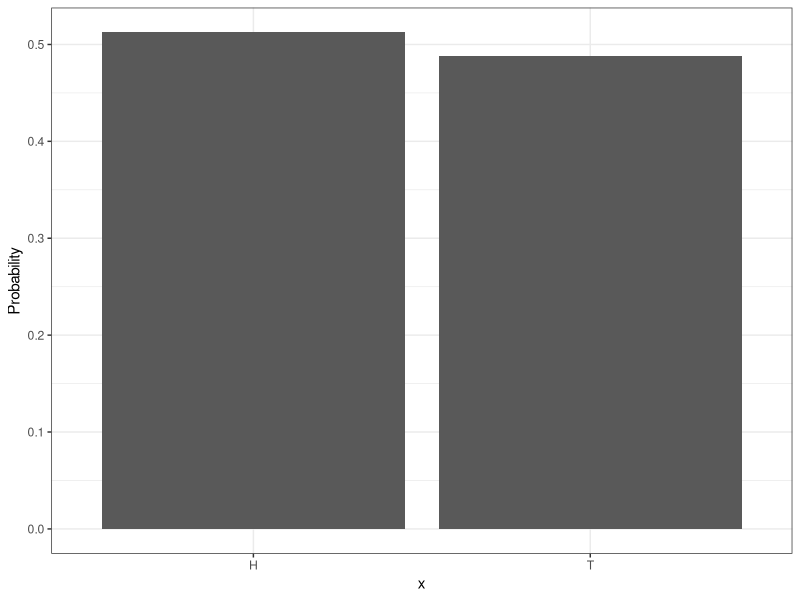
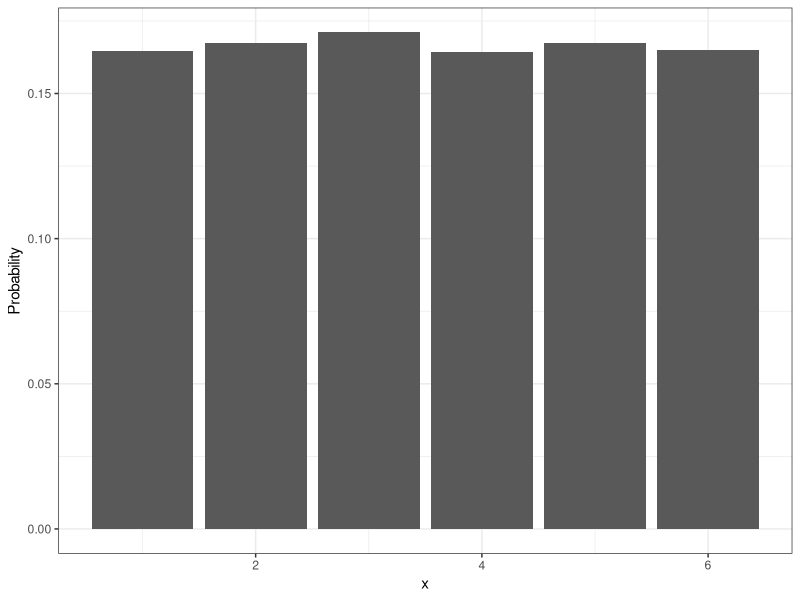
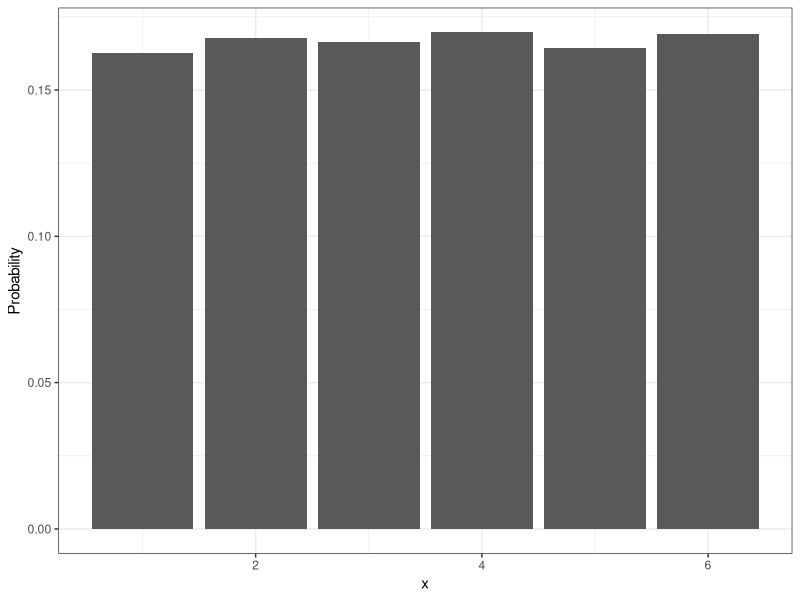
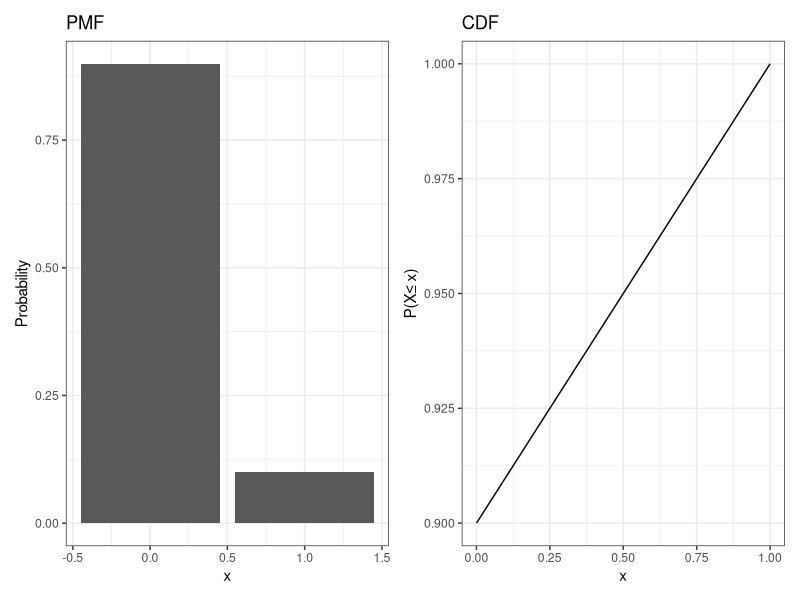
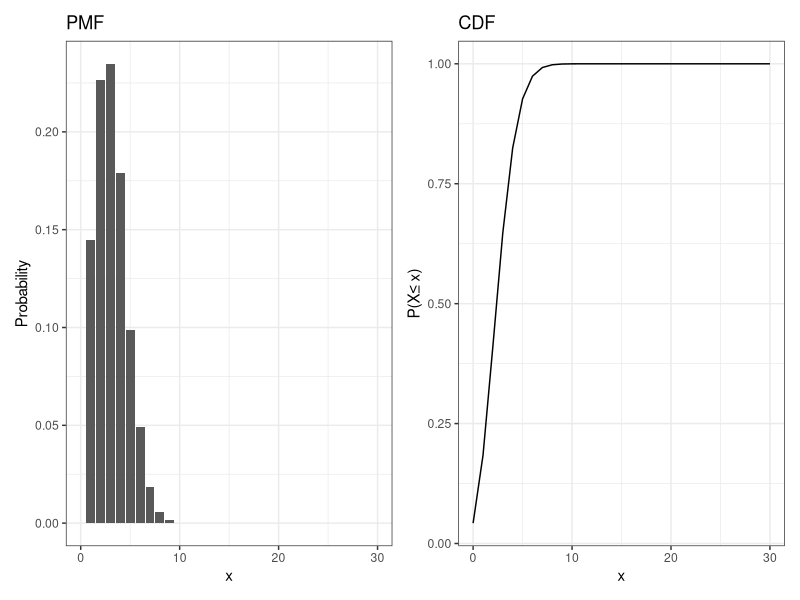
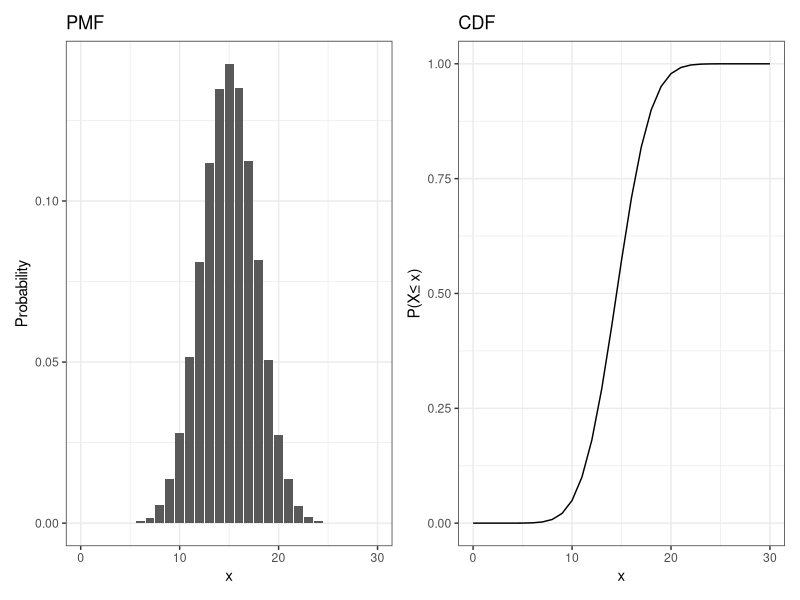
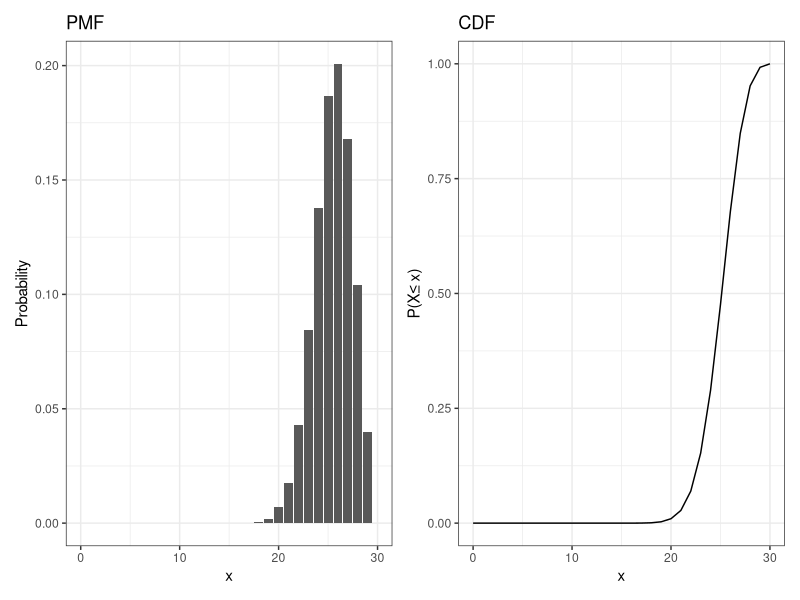
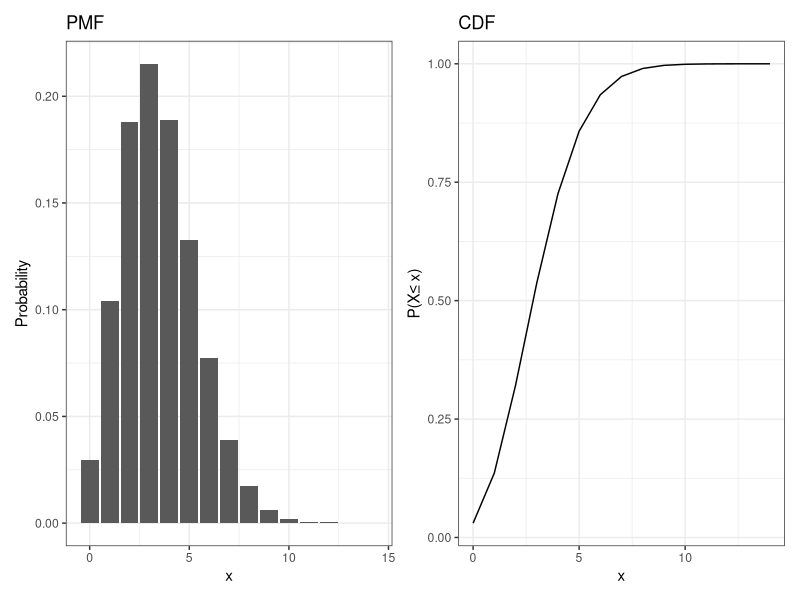

The R source for these figures, in order:
## ---- chunk 1
#| fig-align: center
library(tidyverse)
library(patchwork)
x <- sample(c("H", "T"), 5000, replace = T)
x |> tibble() |> 
ggplot(aes(x)) +
geom_bar(aes(y = (..count..)/sum(..count..))) + 
ylab("Probability") +
theme_bw()
## ---- chunk 2
#| fig-align: center
# library(tidyverse)
x <- sample(1:6, 50000, replace = T)
x |> tibble() |> 
ggplot(aes(x)) +
geom_bar(aes(y = (..count..)/sum(..count..))) + 
ylab("Probability") +
theme_bw()

## ---- chunk 3
#| fig-align: center
x <- sample(1:6, 50000, replace = T)
x |> tibble() |> 
ggplot(aes(x)) +
geom_bar(aes(y = (..count..)/sum(..count..))) + 
ylab("Probability") +
theme_bw()

## ---- chunk 4
p <- 0.1
x <- rbinom(50000, 1, p)
p1 <- x |> tibble() |> 
ggplot(aes(x)) +
geom_bar(aes(y = (..count..)/sum(..count..))) + 
ylab("Probability") +
ggtitle("PMF") +
theme_bw()
p2 <- 0:1 |> pbinom(1, p) |> tibble(x = 0:1, y = _) |> 
ggplot(aes(x,y)) +
geom_line() +
theme_bw() +
ggtitle("CDF") +
ylab(paste0("P(X","\u2264"," x)"))
p1 + p2
## ---- chunk 5
p <- 0.1
x <- rbinom(50000, 30, p)
p1 <- x |> tibble() |> 
ggplot(aes(x)) +
geom_bar(aes(y = (..count..)/sum(..count..))) + 
xlim(c(0,30)) +
ylab("Probability") +
ggtitle("PMF") +
theme_bw()
p2 <- 0:30 |> pbinom(30, p) |> tibble(x = 0:30, y = _) |> 
ggplot(aes(x,y)) +
geom_line() +
theme_bw() +
ggtitle("CDF") +
ylab(paste0("P(X","\u2264"," x)"))
p1 + p2
## ---- chunk 6
p <- 0.5
x <- rbinom(50000, 30, p)
p1 <- x |> tibble() |> 
ggplot(aes(x)) +
geom_bar(aes(y = (..count..)/sum(..count..))) + 
xlim(c(0,30)) +
ylab("Probability") +
ggtitle("PMF") +
theme_bw()
p2 <- 0:30 |> pbinom(30, p) |> tibble(x = 0:30, y = _) |> 
ggplot(aes(x,y)) +
geom_line() +
theme_bw() +
ggtitle("CDF") +
ylab(paste0("P(X","\u2264"," x)"))
p1 + p2
## ---- chunk 7
p <- 0.85
x <- rbinom(50000, 30, p)
p1 <- x |> tibble() |> 
ggplot(aes(x)) +
geom_bar(aes(y = (..count..)/sum(..count..))) + 
xlim(c(0,30)) +
ylab("Probability") +
ggtitle("PMF") +
theme_bw()
p2 <- 0:30 |> pbinom(30, p) |> tibble(x = 0:30, y = _) |> 
ggplot(aes(x,y)) +
geom_line() +
theme_bw() +
ggtitle("CDF") +
ylab(paste0("P(X","\u2264"," x)"))
p1 + p2
## ---- chunk 8
p <- 3.5
x <- rpois(50000, p)
p1 <- x |> tibble() |> 
ggplot(aes(x)) +
geom_bar(aes(y = (..count..)/sum(..count..))) + 
ylab("Probability") +
ggtitle("PMF") +
theme_bw()
p2 <- 0:max(x) |> ppois(p) |> tibble(x = 0:max(x), y = _) |> 
ggplot(aes(x,y)) +
geom_line() +
theme_bw() +
ggtitle("CDF") +
ylab(paste0("P(X","\u2264"," x)"))
p1 + p2
## ---- chunk 9
p <- 34.5
x <- rpois(50000, p)
p1 <- x |> tibble() |> 
ggplot(aes(x)) +
geom_bar(aes(y = (..count..)/sum(..count..))) + 
ylab("Probability") +
ggtitle("PMF") +
theme_bw()
p2 <- 0:max(x) |> ppois(p) |> tibble(x = 0:max(x), y = _) |> 
ggplot(aes(x,y)) +
geom_line() +
theme_bw() +
ggtitle("CDF") +
ylab(paste0("P(X","\u2264"," x)"))
p1 + p2
## ---- chunk 10
p <- 0.1
x <- rnbinom(50000, 11, p)
p1 <- x |> tibble() |> 
ggplot(aes(x)) +
geom_bar(aes(y = (..count..)/sum(..count..))) +
ylab("Probability") +
ggtitle("PMF") +
theme_bw()
p2 <- 0:max(x) |> pnbinom(11, p) |> tibble(x = 0:max(x), y = _) |> 
ggplot(aes(x,y)) +
geom_line() +
theme_bw() +
ggtitle("CDF") +
ylab(paste0("P(X","\u2264"," x)"))
p1 + p2
## ---- chunk 11
p <- 0.45
x <- rnbinom(50000, 11, p)
p1 <- x |> tibble() |> 
ggplot(aes(x)) +
geom_bar(aes(y = (..count..)/sum(..count..))) +
ylab("Probability") +
ggtitle("PMF") +
theme_bw()
p2 <- 0:max(x) |> pnbinom(11, p) |> tibble(x = 0:max(x), y = _) |> 
ggplot(aes(x,y)) +
geom_line() +
theme_bw() +
ggtitle("CDF") +
ylab(paste0("P(X","\u2264"," x)"))
p1 + p2
## ---- chunk 12
p <- 0.63
x <- rnbinom(50000, 11, p)
p1 <- x |> tibble() |> 
ggplot(aes(x)) +
geom_bar(aes(y = (..count..)/sum(..count..))) +
ylab("Probability") +
ggtitle("PMF") +
theme_bw()
p2 <- 0:max(x) |> pnbinom(11, p) |> tibble(x = 0:max(x), y = _) |> 
ggplot(aes(x,y)) +
geom_line() +
theme_bw() +
ggtitle("CDF") +
ylab(paste0("P(X","\u2264"," x)"))
p1 + p2
## ---- chunk 13
a <- 4
b <- 25
x <- seq(a, b, length.out = 1000)
p1 <- dunif(x, a, b) |> tibble(x = x, y = _) |> 
ggplot(aes(x, y)) +
geom_line() +
ylab("Density") +
ggtitle("PDF") +
theme_bw()
p2 <- punif(x, a, b) |> tibble(x = x, y = _) |> 
ggplot(aes(x,y)) +
geom_line() +
theme_bw() +
ggtitle("CDF") +
ylab(paste0("P(X","\u2264"," x)"))
p1 + p2
## ---- chunk 14
a <- 0
b <- 1
x <- seq(a, b, length.out = 1000)
p1 <- dunif(x, a, b) |> tibble(x = x, y = _) |> 
ggplot(aes(x, y)) +
geom_line() +
ylab("Density") +
ggtitle("PDF") +
theme_bw()
p2 <- punif(x, a, b) |> tibble(x = x, y = _) |> 
ggplot(aes(x,y)) +
geom_line() +
theme_bw() +
ggtitle("CDF") +
ylab(paste0("P(X","\u2264"," x)"))
p1 + p2
## ---- chunk 15
a <- 25
b <- 45
x <- seq(a, b, length.out = 1000)
p1 <- dnorm(x, 34, sqrt(5)) |> tibble(x = x, y = _) |> 
ggplot(aes(x, y)) +
geom_line() +
ylab("Density") +
ggtitle("PDF") +
theme_bw()
p2 <- pnorm(x, 34, sqrt(5)) |> tibble(x = x, y = _) |> 
ggplot(aes(x,y)) +
geom_line() +
theme_bw() +
ggtitle("CDF") +
ylab(paste0("P(X","\u2264"," x)"))
p1 + p2
## ---- chunk 16
a <- -20
b <- 4
x <- seq(a, b, length.out = 1000)
p1 <- dnorm(x, -8, sqrt(10)) |> tibble(x = x, y = _) |> 
ggplot(aes(x, y)) +
geom_line() +
ylab("Density") +
ggtitle("PDF") +
theme_bw()
p2 <- pnorm(x, -8, sqrt(10)) |> tibble(x = x, y = _) |> 
ggplot(aes(x,y)) +
geom_line() +
theme_bw() +
ggtitle("CDF") +
ylab(paste0("P(X","\u2264"," x)"))
p1 + p2
